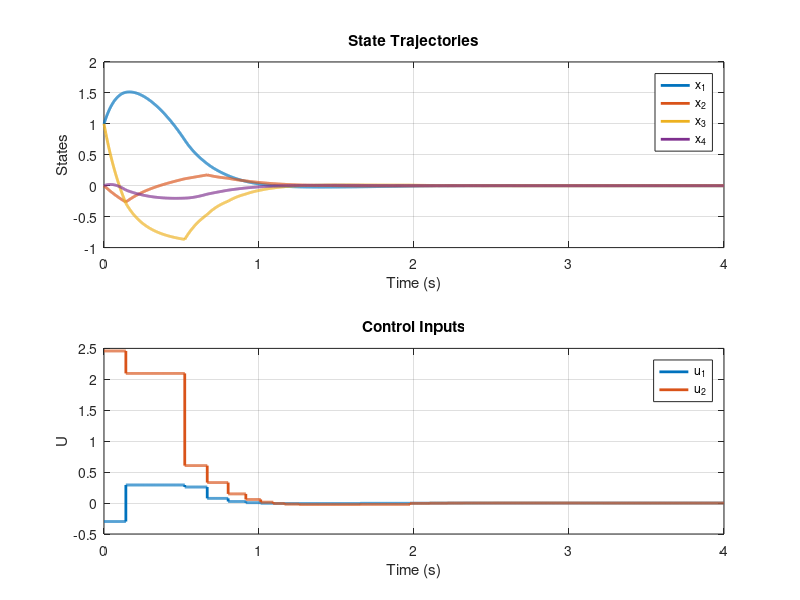
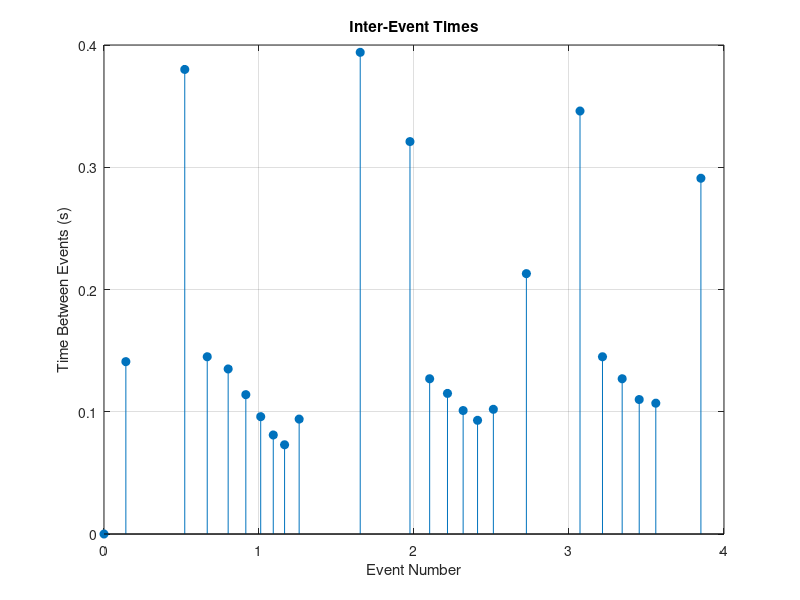
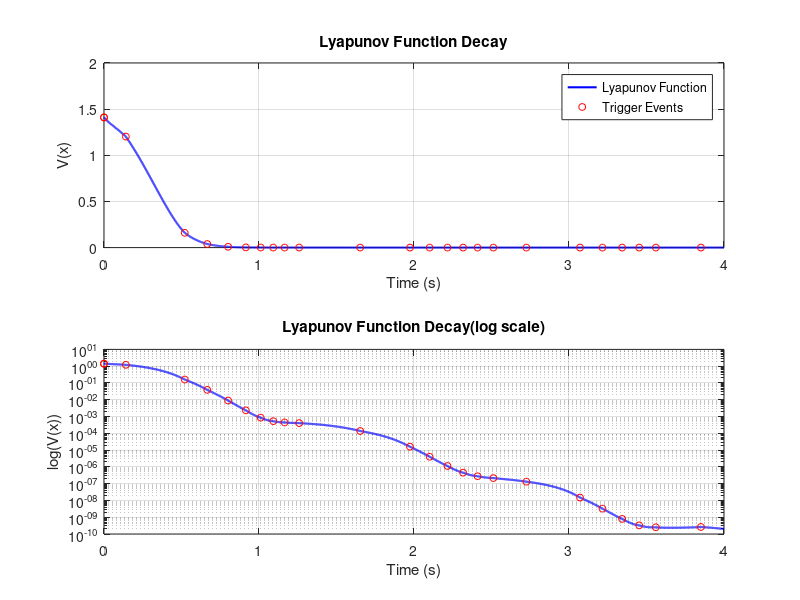

These figures' MATLAB source, in order:
clc;
clear;
close all;

%% System Definition
Ap = [ 1.280  -0.208   6.715  -5.676
      -0.581  -4.290   0       0.675
       1.067   4.273  -6.654   5.893
       0.048   4.273   1.343  -2.104];

Bp = [0       0
      5.679   0
      1.136  -3.146
      1.136   0];

% State Feedback
K = [0.0360  -0.5373  -0.3344  -0.0147
     1.6301   0.5716   0.8285  -0.2821];

A_cl = Ap + Bp*K;       % Closed-Loop State Matrix

%% Lyapunov Function Setup
Q = eye(4);                 % Chosen positive definite matrix
P = lyap(A_cl', Q);         % Solve P from Lyapunov Equation

%% Simulation Parameters
dt = 0.001;          % Sampling Time
Tf = 4;              % Final Simulation Time
t  = 0:dt:Tf;        % Time Vector
N  = length(t);

% Mem Alloc
X = zeros(4, N);        % State trajectory
X(:,1) = [1; 0; 1; 0];  % Init Cond

% Event-Triggered Controller Params
Sigma  = 0.9;           % Decay Rate Param (0 < Sigma < 1)
Err    = zeros(4, 1);   % Initial Error
U      = zeros(2, N);   % Control Inputs
Events = 0;             % Record Event Instants
Cnt    = 1;             % Event Counter

X_last = X(:, 1);       % Last Triggered State

%% Simulation System

for i = 1:N-1
    % Current State and Error
    X_curr = X(:, i);
    Err = X_last - X_curr;

    % % Check Triggering Condition
    % TriggerCond = [X_curr; Err]' * [ (Sigma-1)*Q,  P*Bp*K
    %                                     K'*Bp'*P, zeros(4)] * [X_curr; Err];
    
    TriggerCond = norm(Err) - Sigma * norm(X_curr);

    % Triggering Logic
    if TriggerCond >= 1e-5 || i == 1
        U(:, i) = K * X_curr;        % Update control input
        X_last = X_curr;

        Events = [Events, t(i)];     % Store Event Time
        Cnt = Cnt + 1;
    else
        U(:, i) = U(:, i-1);
    end

    dX        = Ap * X_curr + Bp * U(:, i);
    X(:, i+1) = X_curr + dX * dt;
end

%% Post-Processing
% Calc Inter-Event Intervals
InterEventTime = diff(Events);

% Compute Lyapunov Function Values
V = zeros(1,N);
for i = 1:N
    V(i) = X(:, i)' * P * X(:, i);
end

%% Plotting Results
figure
set(gcf, 'Units', 'normalized')
set(gcf, 'OuterPosition', [0, 0, 1, 1])

subplot(2, 1, 1)
plot(t, X, 'LineWidth', 2)
grid on
title('State Trajectories')
xlabel('Time (s)')
ylabel('States')
legend('x_1', 'x_2', 'x_3', 'x_4')

subplot(2, 1, 2)
stairs(t, U(1, :), 'LineWidth', 2), hold on
stairs(t, U(2, :), 'LineWidth', 2)
grid on
title('Control Inputs')
xlabel('Time (s)')
ylabel('U')
legend('u_1', 'u_2')

figure
set(gcf, 'Units', 'normalized')
set(gcf, 'OuterPosition', [0, 0, 1, 1])

stem(Events(2:end), InterEventTime, 'filled')
title('Inter-Event Times')
xlabel('Event Number')
ylabel('Time Between Events (s)')
grid on

figure
set(gcf, 'Units', 'normalized')
set(gcf, 'OuterPosition', [0, 0, 1, 1])

subplot(2, 1, 1)
plot(t, V, 'b', 'LineWidth', 1.5), hold on
plot(Events, V(round(Events/dt)+1), 'ro', 'MarkerSize', 5)
grid on
title('Lyapunov Function Decay')
xlabel('Time (s)')
ylabel('V(x)')
legend('Lyapunov Function', 'Trigger Events')

subplot(2, 1, 2);
semilogy(t, V, 'b', 'LineWidth', 1.5), hold on
semilogy(Events, V(round(Events/dt)+1), 'ro', 'MarkerSize', 5)
grid on
title('Lyapunov Function Decay(log scale)')
xlabel('Time (s)')
ylabel('log(V(x))')

% Event Properties
fprintf('Total Events: %d\n', length(Events))
fprintf('Average Inter-Event Time: %.3f s\n', mean(InterEventTime))
